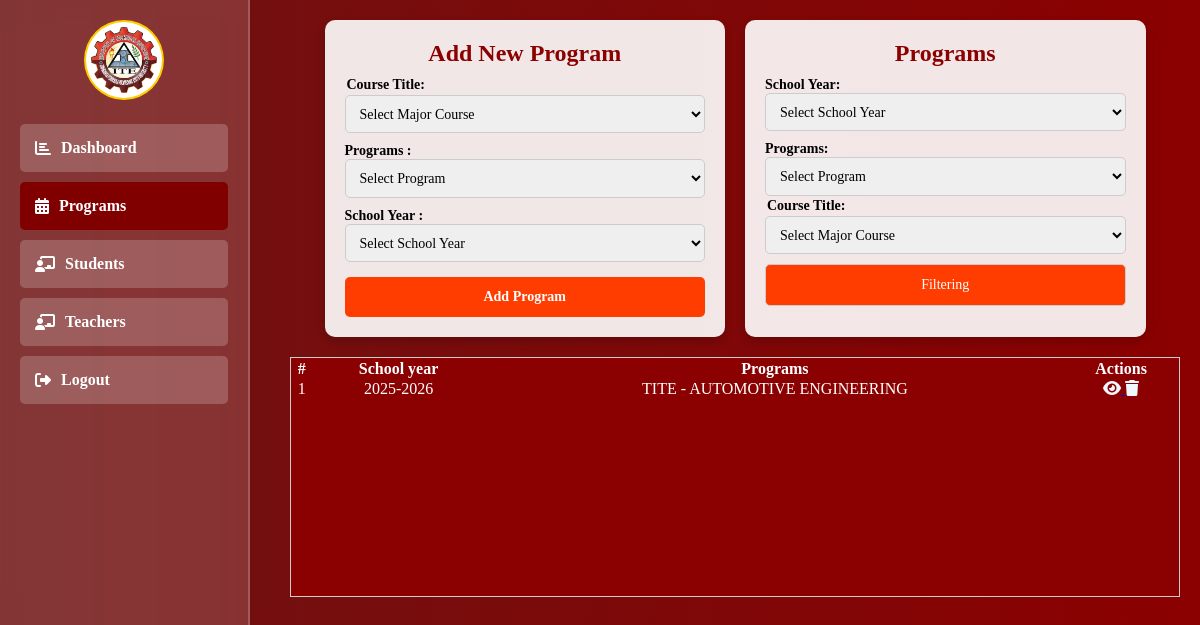
Before: /admin/program.php (signed in) with the older database file.
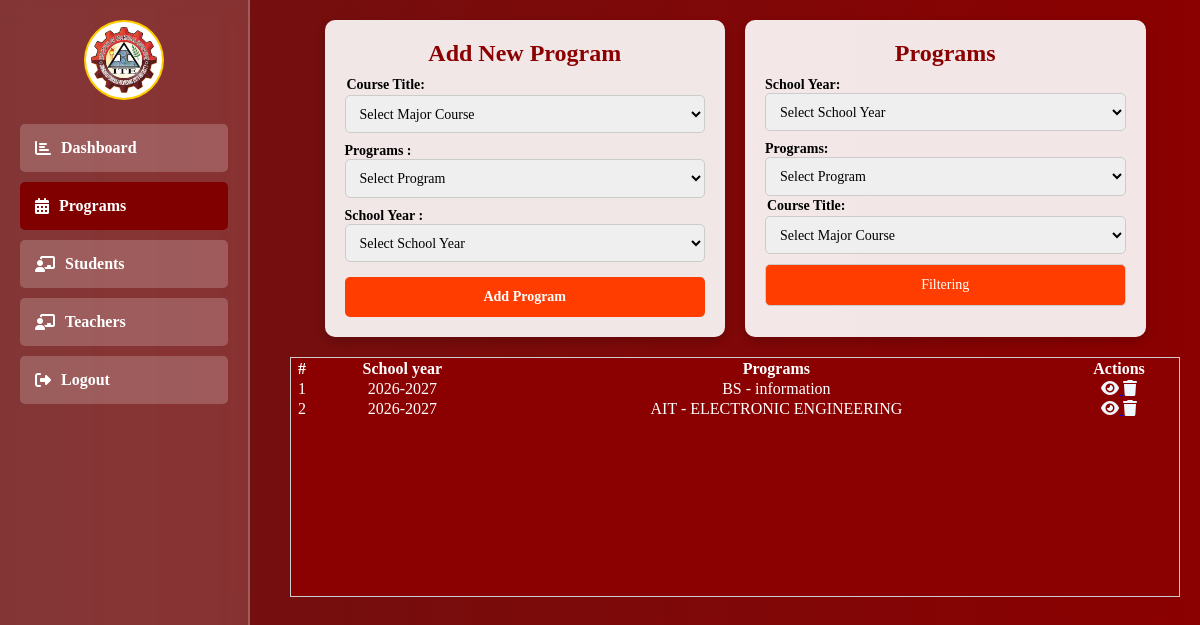
After: the same page with the newer database file.
### tables this page shows
CREATE TABLE `programs_with_subjects` (
  `id` int(11) NOT NULL,
  `program_course` varchar(100) NOT NULL,
  `department_program` varchar(100) NOT NULL,
  `school_year` varchar(100) NOT NULL,
  `subject_name` varchar(100) NOT NULL,
  `subject_code` varchar(100) NOT NULL,
  `semester` int(1) NOT NULL,
  `created_at` datetime NOT NULL DEFAULT current_timestamp(),
  `teacher_name` varchar(100) NOT NULL
);

### admin/admin_function.php (called while the page is built, shortened)
<?php
include "../db_connect.php";
function GetProgramList()
{
    global $pdo;
    $stmt = $pdo->prepare("SELECT * FROM programs_with_subjects");
    $stmt->execute();
    return $stmt->fetchAll();
}

### admin/program.php (the view, shortened to what the changed rows need)
<?php
include "../db_connect.php";
include "./admin_function.php";
?>
<!DOCTYPE html>
<html lang="en">
<head>
    <link rel="stylesheet" href="https://cdnjs.cloudflare.com/ajax/libs/font-awesome/6.2.0/css/all.css">
</head>
<body>
    <div class="content">
        <div class="dashboard-container">
            <div class="card">
                <h2>Add New Program</h2>
            </div>
            <div class="card">
                <h2>Programs</h2>
            </div>
            <div class="card-table" id="tableNone"
                style="width: 100%; color: #ccc; border: 1px solid #ccc; height: 15rem; background-color: #8B0000; overflow-y: scroll;">
                <div class="tables-content" style=" background-color: #8B0000; display: flex; color: white;">
                    <table class="table" style=" width: 100%; ">
                        <thead>
                            <tr>
                                <th>#</th>
                                <th>School year</th>
                                <th>Programs</th>
                                <th>Actions</th>
                            </tr>
                        </thead>
                        <tbody>
                            <?php
                            $list = GetProgramList();
                            foreach ($list as $index => $program) {
                                if (
                                    (!isset($_GET['sy']) || $_GET['sy'] == '' || $_GET['sy'] == $program['school_year']) &&
                                    (!isset($_GET['department']) || $_GET['department'] == '' || $_GET['department'] == $program['department_program']) &&
                                    (!isset($_GET['course']) || $_GET['course'] == '' || $_GET['course'] == $program['program_course'])
                                ) {
                                    ?>
                                    <tr style="text-align: center;">
                                        <td><?php echo $index + 1 ?></td>
                                        <td><?php echo htmlspecialchars($program['school_year']) ?></td>
                                        <td>
                                            <?php echo htmlspecialchars($program['department_program']) . ' - ' . htmlspecialchars($program['program_course']); ?>
                                        </td>
                                        <td>
                                            <div style="color: aliceblue;">
                                                <a
                                                    href="view_program.php?program_id=<?php echo $_SESSION['program_id'] = $program['id']; ?>&program_name=<?php echo urlencode($program['department_program']); ?>&course_name=<?php echo urlencode($program['program_course']); ?>&school_year=<?php echo urlencode($program['school_year']); ?>">
                                                    <i style="color: aliceblue;" class="fa fa-eye"></i>
                                                </a>
                                                <a class="delete-program" section="<?php echo $program['id']; ?>"><i
                                                        class="fa fa-trash"></i></a>
                                            </div>
                                        </td>
                                    </tr>
                                <?php }
                            } ?>
                        </tbody>
                    </table>
                </div>
            </div>
        </div>
</body>
</html>

Changed rows visible on the page:
removed programs_with_subjects: school_year "2025-2026", department_program "TITE", program_course "AUTOMOTIVE ENGINEERING"
added programs_with_subjects: school_year "2026-2027", department_program "BS", program_course "information"
added programs_with_subjects: school_year "2026-2027", department_program "AIT", program_course "ELECTRONIC ENGINEERING"
